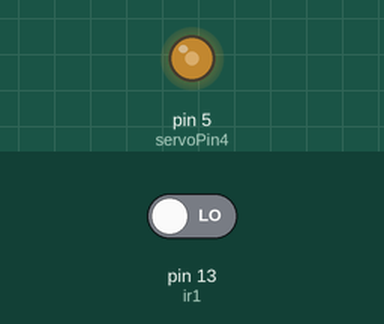
A sketch run on a simulated Arduino Uno, built with avr-gcc and run on an emulated ATmega328P. On the bench: output pins drawn as LEDs (lit = HIGH). Inputs (shaded band) come from the test bench; at power-on: pin 13 (ir1) LOW. What the sketch prints to the serial monitor is not drawn.

Above: at 1.3 s.
1.4 s: pin 13 (ir1) driven HIGH
Timing chart, 0 to 4.4 s (numbered marks = the images above; inputs shaded):
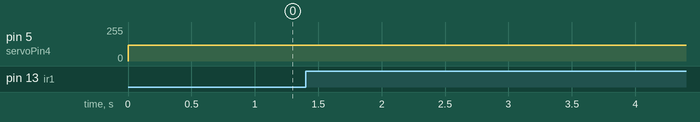

The sketch:

BRUSHMOVE.ino
```cpp
#include <Servo.h>
byte servoPin4 = 5;
byte servoPin1 = 2;
byte servoPin2 = 3;
byte servoPin3 = 4;
Servo servo1;
Servo servo2;
Servo servo3;
Servo servo4;
//ir
int ir1 = 13;
int ir1state = HIGH;      // the current state of the output pin
int ir1reading;           // the current reading from the input pin
int ir1previous = LOW;    // the previous reading from the input pi

void setup() {
  Serial.begin(9600);
  // ir
  pinMode(ir1, INPUT);
  pinMode(5, OUTPUT);
}

void loop() {
analogWrite(5, 120);
  ir1reading = digitalRead(ir1);
  if (ir1reading == HIGH ) {
      Serial.println("High");}
  else if(ir1reading == LOW){
      Serial.println("low");
  }
  delay(250);

 /* servo1.attach(servoPin1);
  servo2.attach(servoPin2);
  servo3.attach(servoPin3);
  servo4.attach(servoPin4);
  servo1.writeMicroseconds(1500); // send "stop" signal to ESC.
  servo2.writeMicroseconds(1500); // send "stop" signal to ESC.
  servo3.writeMicroseconds(1500); // send "stop" signal to ESC.
  servo4.writeMicroseconds(1500); // send "stop" signal to ESC.
  delay(5000); // delay to allow the ESC to recognize the stopped signal
  int signal1 = 1525; // Set signal value, which should be between 1100 and 1900
  int signal2 = 1525; // Set signal value, which should be between 1100 and 1900
  int signal3 = 1525; // Set signal value, which should be between 1100 and 1900
  int signal4 = 1525; // Set signal value, which should be between 1100 and 1900
  servo1.writeMicroseconds(signal1); // Send signal to ESC.
  Serial.println("M1");
  Serial.println(signal1);
  servo2.writeMicroseconds(signal2); // Send signal to ESC.
  Serial.println("M2");
  Serial.println(signal2);
  servo3.writeMicroseconds(signal3); // Send signal to ESC.
  Serial.println("M3");
  Serial.println(signal3);
  servo4.writeMicroseconds(signal4); // Send signal to ESC.
  Serial.println("M4");
  Serial.println(signal4);
  delay(5000);*/
}

void North() {}
void South() {}
void East() {}
void West() {}
void NorthEast() {}
void NorthWest() {}
void SouthEast() {}
void SouthWest() {}
```

Measured:
- after the input at 1.4 s, every drawn part: stays the same
